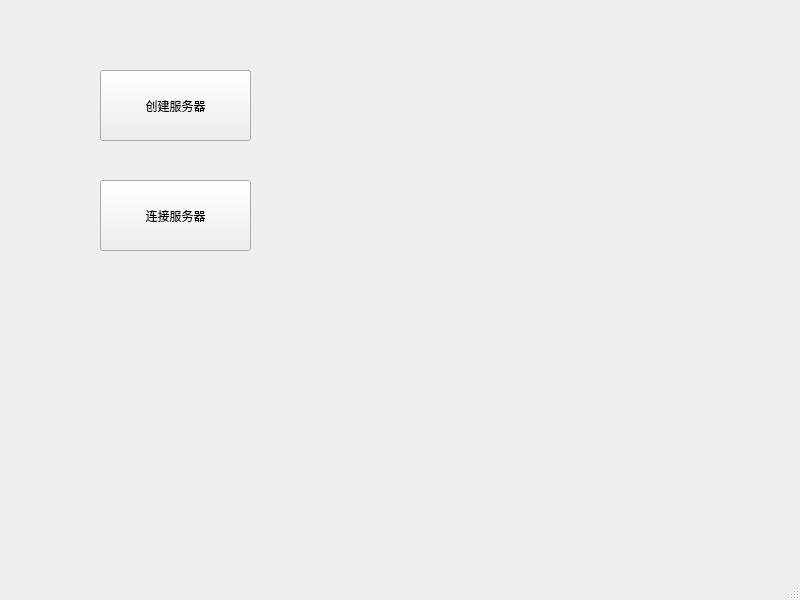
<?xml version="1.0" encoding="UTF-8"?>
<ui version="4.0">
 <class>MainWindow</class>
 <widget class="QMainWindow" name="MainWindow">
  <property name="geometry">
   <rect>
    <x>0</x>
    <y>0</y>
    <width>800</width>
    <height>600</height>
   </rect>
  </property>
  <property name="windowTitle">
   <string>MainWindow</string>
  </property>
  <widget class="QWidget" name="centralwidget">
   <widget class="QPushButton" name="ServerButton">
    <property name="geometry">
     <rect>
      <x>100</x>
      <y>70</y>
      <width>151</width>
      <height>71</height>
     </rect>
    </property>
    <property name="text">
     <string>创建服务器</string>
    </property>
   </widget>
   <widget class="QPushButton" name="ClientButton">
    <property name="geometry">
     <rect>
      <x>100</x>
      <y>180</y>
      <width>151</width>
      <height>71</height>
     </rect>
    </property>
    <property name="text">
     <string>连接服务器</string>
    </property>
   </widget>
  </widget>
  <widget class="QMenuBar" name="menubar">
   <property name="geometry">
    <rect>
     <x>0</x>
     <y>0</y>
     <width>800</width>
     <height>22</height>
    </rect>
   </property>
  </widget>
  <widget class="QStatusBar" name="statusbar"/>
 </widget>
 <resources/>
 <connections/>
</ui>
